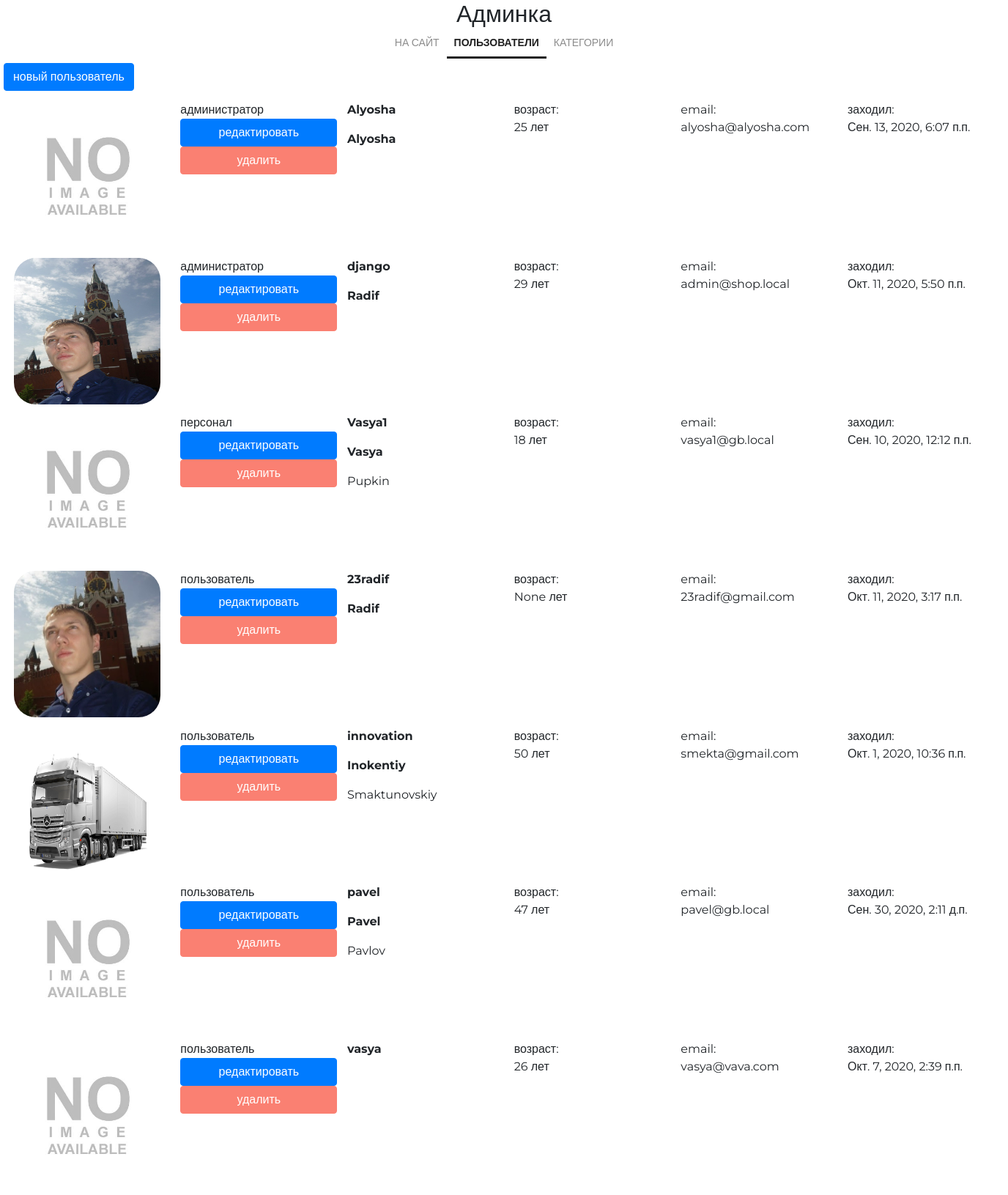
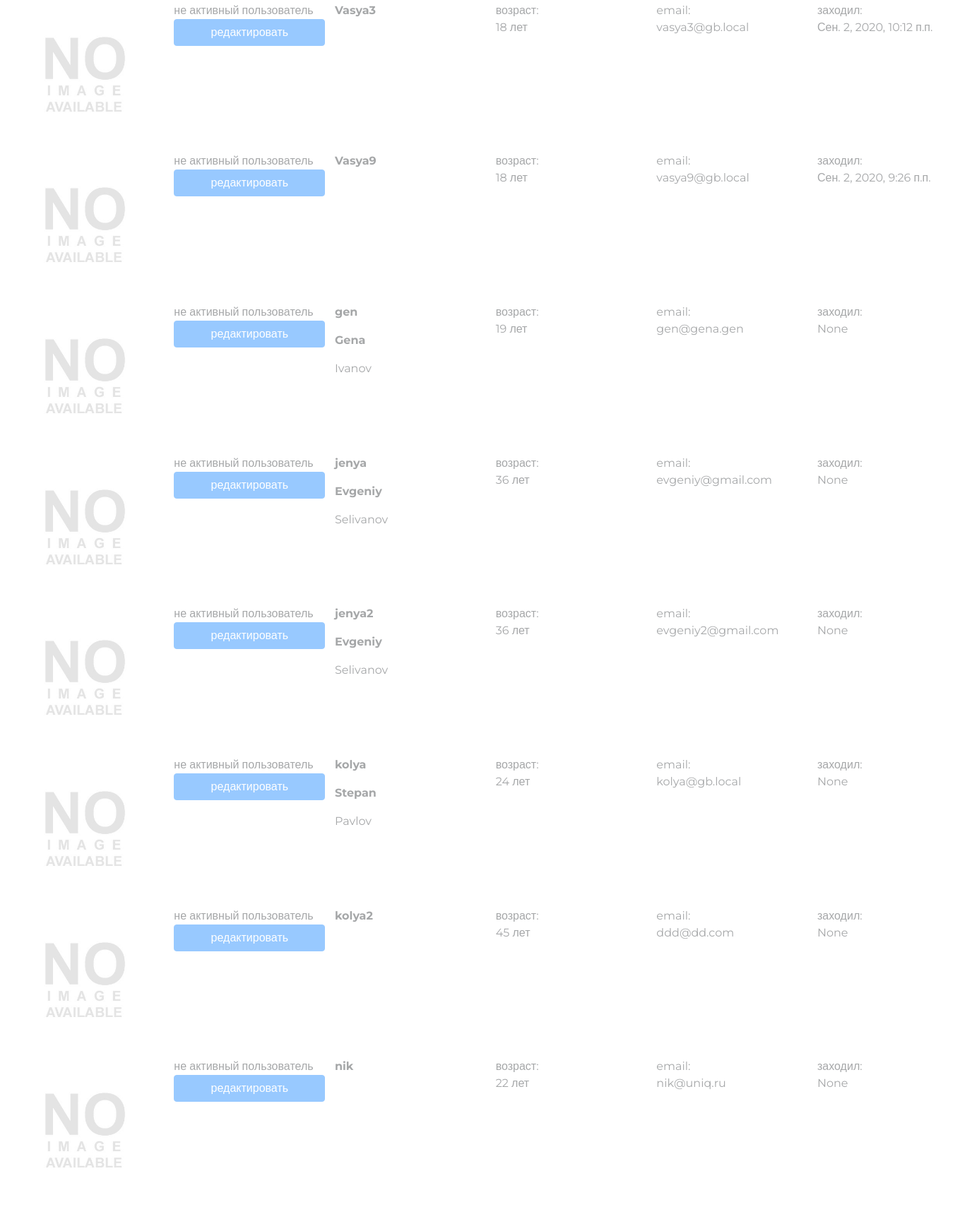
Screenshot of /my/admin/ (signed in, upper part) with the database file from the repository (2 pictures, top to bottom).
### authapp/models.py (models this page shows, shortened)
class ShopUser(AbstractUser):
    email = models.EmailField(verbose_name='электронный адрес', unique=True)
    age = models.PositiveIntegerField(verbose_name='возраст', null=True)
    avatar = models.ImageField(upload_to=USERS_AVATARS, blank=True)
    activation_key = models.CharField(max_length=128, blank=True)
    activation_key_expires = models.DateTimeField(
        default=get_activation_key_expires
    )
    class Meta:
        verbose_name = 'Пользователь'
        verbose_name_plural = 'Пользователи'
        ordering = ['-is_active', '-is_superuser', '-is_staff', 'username']

### adminapp/views.py (the view)
# urls.py: path('', adminapp.UsersList.as_view(), name='index'),
class UsersList(OnlySuperUserMixin, PageTitleMixin, ListView):
    model = get_user_model()
    page_title = 'админка/пользователи'

### adminapp/views.py (called while the page is built)
    @method_decorator(user_passes_test(lambda x: x.is_superuser))
    def dispatch(self, request, *args, **kwargs):
        return super().dispatch(request, *args, **kwargs)

    def get_context_data(self, *, object_list=None, **kwargs):
        data = super().get_context_data(object_list=None, **kwargs)
        if hasattr(self, 'page_title'):
            data['page_title'] = self.page_title
        return data

### mainapp/context_processors.py (called while the page is built)
def get_categories(request):
    if settings.LOW_CACHE:
        key = 'links_menu'
        links_menu = cache.get(key)
        if links_menu is None:
            links_menu = ProductCategory.objects.filter(is_active=True)
            cache.set(key, links_menu)
    else:
        links_menu = ProductCategory.objects.filter(is_active=True)
    return {
        'categories': links_menu
    }

### mainapp/templatetags/my_tags.py (called while the page is built)
@register.filter(name='media_folder_users')  # регистрация фильтра через декоратор
def media_folder_users(string):
    if not string:
        string = 'users_avatars/default.jpg'
    return f'{settings.MEDIA_URL}{string}'

### adminapp/templates/authapp/shopuser_list.html
{% extends 'adminapp/base.html' %}
{% load static %}
{% load my_tags %}
{% block container %}
    <div class="users-list">
        <a href="{% url 'my_admin:user_create' %}" class="btn btn-primary new-user">
            новый пользователь
        </a>
        {% for shop_user in object_list %}
            <div class="user-record
                {% if not shop_user.is_active %}
                    not-active
                {% endif %}">
                <div>
                    <img src="{{ shop_user.avatar|media_folder_users }}"
                     alt="{{ shop_user.username }}">
                </div>
                <div class="user-role">
                    {% if not shop_user.is_active %}
                        не активный
                    {% endif %}
                    {% if shop_user.is_superuser %}
                        администратор
                    {% elif shop_user.is_staff %}
                        персонал
                    {% else %}
                        пользователь
                    {% endif %}
                    <a href="{% url 'my_admin:user_update' pk=shop_user.pk %}"
                       class="btn btn-primary">
                        редактировать
                    </a>
                    {% if shop_user.is_active %}
                        <a href="{% url 'my_admin:user_delete' pk=shop_user.pk %}"
                           class="btn btn-primary">
                            удалить
                        </a>
                    {% endif %}
                </div>
                <div class="user-name">
                    <p><strong>{{ shop_user.username }}</strong></p>
                    <p>
                        {% if shop_user.first_name %}
                            <b>{{ shop_user.first_name|title }}</b>
                            {% if shop_user.last_name %}
                                <p>{{ shop_user.last_name|title }}</p>
                            {% endif %}
                        {% endif %}
                    </p>
                </div>
                <div class="user-age">
                    возраст:<br>
                    {{ shop_user.age }} лет
                </div>
                <div class="user-email">
                    email:<br>
                    {{ shop_user.email }}
                </div>
                <div class="user-lastlogin">
                    заходил:<br>
                    {{ shop_user.last_login }}
                </div>
            </div>
        {% endfor %}
    </div>
{% endblock %}

### static/css/style.css (style rules this page uses)
* { margin: 0; padding: 0; }
html { height: 100%; }
body { height: 100%; font-family: "Montserrat", sans-serif; }
.users-list .not-active { opacity: 40%; }
.users-list .new-user { margin-bottom: 1%; }
.users-list .user-record { display: flex; margin-bottom: 1%; }
.users-list .user-record div { width: 20%; margin-left: 1%; }
.users-list .user-record img { width: 200px; height: 200px; border-radius: 15%; }
.users-list .user-role { display: flex; flex-direction: column; }
.users-list .user-role a:nth-child(2n) { background: salmon; border-color: salmon; }

### rows the page displays
ShopUser: is_superuser "администратор", is_active "удалить", username "Alyosha", first_name "Alyosha", age "25", email "alyosha@alyosha.com", last_login "Сен. 13, 2020, 6:07 п.п."
ShopUser: avatar|media_folder_users (picture), is_superuser "администратор", is_active "удалить", username "django", first_name "Radif", age "29", email "admin@shop.local", last_login "Окт. 11, 2020, 5:50 п.п."
ShopUser: is_superuser "персонал", is_active "удалить", username "Vasya1", first_name "Vasya", last_name "Pupkin", age "18", email "vasya1@gb.local", last_login "Сен. 10, 2020, 12:12 п.п."
ShopUser: avatar|media_folder_users (picture), is_superuser "пользователь", is_active "удалить", username "23radif", first_name "Radif", age "None", email "23radif@gmail.com", last_login "Окт. 11, 2020, 3:17 п.п."
ShopUser: avatar|media_folder_users (picture), is_superuser "пользователь", is_active "удалить", username "innovation", first_name "Inokentiy", last_name "Smaktunovskiy", age "50", email "smekta@gmail.com", last_login "Окт. 1, 2020, 10:36 п.п."
ShopUser: is_superuser "пользователь", is_active "удалить", username "pavel", first_name "Pavel", last_name "Pavlov", age "47", email "pavel@gb.local", last_login "Сен. 30, 2020, 2:11 д.п."
ShopUser: is_superuser "пользователь", is_active "удалить", username "vasya", age "26", email "vasya@vava.com", last_login "Окт. 7, 2020, 2:39 п.п."
ShopUser: is_active "не активный", is_superuser "пользователь", username "Vasya3", age "18", email "vasya3@gb.local", last_login "Сен. 2, 2020, 10:12 п.п."
ShopUser: is_active "не активный", is_superuser "пользователь", username "Vasya9", age "18", email "vasya9@gb.local", last_login "Сен. 2, 2020, 9:26 п.п."
ShopUser: is_active "не активный", is_superuser "пользователь", username "gen", first_name "Gena", last_name "Ivanov", age "19", email "gen@gena.gen", last_login "None"
ShopUser: is_active "не активный", is_superuser "пользователь", username "jenya", first_name "Evgeniy", last_name "Selivanov", age "36", email "evgeniy@gmail.com", last_login "None"
ShopUser: is_active "не активный", is_superuser "пользователь", username "jenya2", first_name "Evgeniy", last_name "Selivanov", age "36", email "evgeniy2@gmail.com", last_login "None"
ShopUser: is_active "не активный", is_superuser "пользователь", username "kolya", first_name "Stepan", last_name "Pavlov", age "24", email "kolya@gb.local", last_login "None"
ShopUser: is_active "не активный", is_superuser "пользователь", username "kolya2", age "45", email "ddd@dd.com", last_login "None"
ShopUser: is_active "не активный", is_superuser "пользователь", username "nik", age "22", email "nik@uniq.ru", last_login "None"
